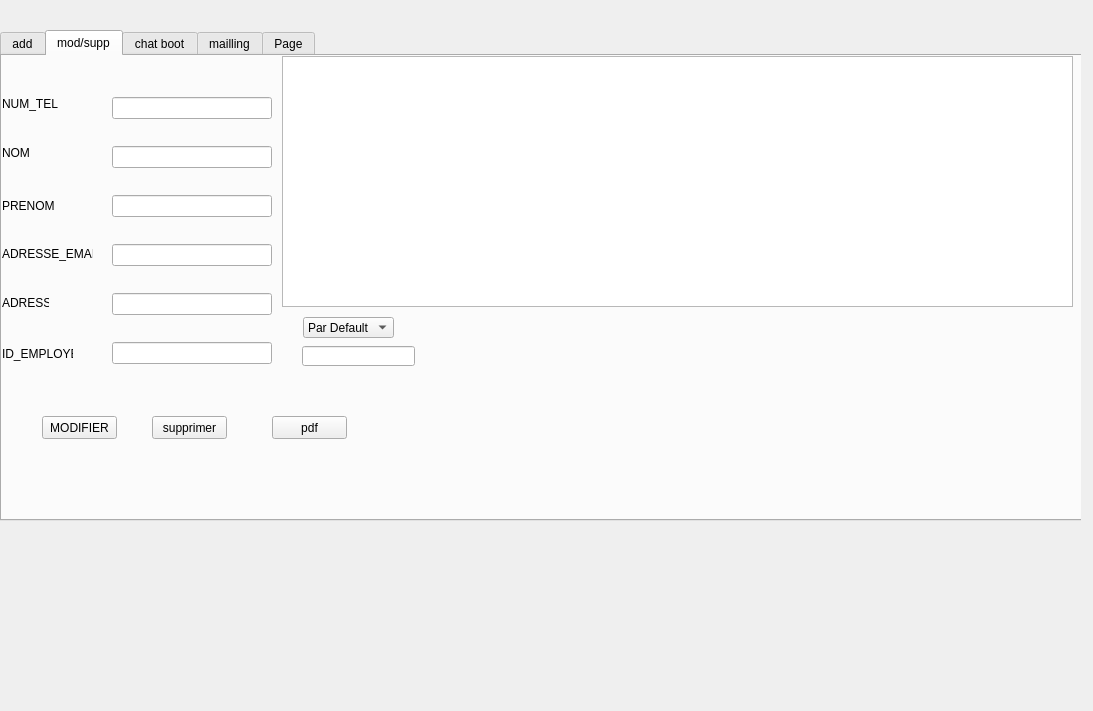
<?xml version="1.0" encoding="UTF-8"?>
<ui version="4.0">
 <class>EMPLOYES_P</class>
 <widget class="QWidget" name="EMPLOYES_P">
  <property name="geometry">
   <rect>
    <x>0</x>
    <y>0</y>
    <width>1093</width>
    <height>711</height>
   </rect>
  </property>
  <property name="windowTitle">
   <string>Form</string>
  </property>
  <widget class="QStackedWidget" name="stackedWidget">
   <property name="geometry">
    <rect>
     <x>-20</x>
     <y>20</y>
     <width>1101</width>
     <height>631</height>
    </rect>
   </property>
   <property name="currentIndex">
    <number>0</number>
   </property>
   <widget class="QWidget" name="page">
    <widget class="QTabWidget" name="AJOUTER">
     <property name="geometry">
      <rect>
       <x>20</x>
       <y>10</y>
       <width>1091</width>
       <height>491</height>
      </rect>
     </property>
     <property name="currentIndex">
      <number>1</number>
     </property>
     <widget class="QWidget" name="tab">
      <attribute name="title">
       <string>add</string>
      </attribute>
      <widget class="QTextBrowser" name="textBrowser">
       <property name="geometry">
        <rect>
         <x>-5</x>
         <y>-9</y>
         <width>771</width>
         <height>451</height>
        </rect>
       </property>
      </widget>
      <widget class="QPushButton" name="pb_AJOUTER">
       <property name="geometry">
        <rect>
         <x>270</x>
         <y>360</y>
         <width>75</width>
         <height>23</height>
        </rect>
       </property>
       <property name="text">
        <string>AJOUTER</string>
       </property>
      </widget>
      <widget class="QWidget" name="verticalLayoutWidget">
       <property name="geometry">
        <rect>
         <x>190</x>
         <y>110</y>
         <width>191</width>
         <height>241</height>
        </rect>
       </property>
       <layout class="QVBoxLayout" name="verticalLayout">
        <item>
         <widget class="QLineEdit" name="le_ID_EMPLOYES"/>
        </item>
        <item>
         <widget class="QLineEdit" name="le_NOM"/>
        </item>
        <item>
         <widget class="QLineEdit" name="le_PRENOM"/>
        </item>
        <item>
         <widget class="QLineEdit" name="le_ADRESSE_EMAIL"/>
        </item>
        <item>
         <widget class="QLineEdit" name="le_ADRESSE"/>
        </item>
        <item>
         <widget class="QLineEdit" name="le_NUM_TEL"/>
        </item>
       </layout>
      </widget>
      <widget class="QWidget" name="verticalLayoutWidget_2">
       <property name="geometry">
        <rect>
         <x>70</x>
         <y>110</y>
         <width>122</width>
         <height>241</height>
        </rect>
       </property>
       <layout class="QVBoxLayout" name="verticalLayout_2">
        <item>
         <widget class="QLabel" name="label_E">
          <property name="text">
           <string>ID_EMPLOYES</string>
          </property>
         </widget>
        </item>
        <item>
         <widget class="QLabel" name="label_4">
          <property name="text">
           <string>NOM</string>
          </property>
         </widget>
        </item>
        <item>
         <widget class="QLabel" name="label_5">
          <property name="text">
           <string>PRENOM</string>
          </property>
         </widget>
        </item>
        <item>
         <widget class="QLabel" name="label_6">
          <property name="text">
           <string>ADRESSE_EMAIL</string>
          </property>
         </widget>
        </item>
        <item>
         <widget class="QLabel" name="label_3">
          <property name="text">
           <string>ADRESSE</string>
          </property>
         </widget>
        </item>
        <item>
         <widget class="QLabel" name="label_2">
          <property name="text">
           <string>NUM_TEL</string>
          </property>
         </widget>
        </item>
       </layout>
      </widget>
     </widget>
     <widget class="QWidget" name="tab_3">
      <attribute name="title">
       <string>mod/supp</string>
      </attribute>
      <widget class="QTableView" name="tableView">
       <property name="geometry">
        <rect>
         <x>280</x>
         <y>0</y>
         <width>791</width>
         <height>251</height>
        </rect>
       </property>
       <property name="selectionBehavior">
        <enum>QAbstractItemView::SelectRows</enum>
       </property>
      </widget>
      <widget class="QLabel" name="label_9">
       <property name="geometry">
        <rect>
         <x>0</x>
         <y>140</y>
         <width>61</width>
         <height>20</height>
        </rect>
       </property>
       <property name="text">
        <string>PRENOM</string>
       </property>
      </widget>
      <widget class="QPushButton" name="pushButton_2">
       <property name="geometry">
        <rect>
         <x>40</x>
         <y>360</y>
         <width>75</width>
         <height>23</height>
        </rect>
       </property>
       <property name="text">
        <string>MODIFIER</string>
       </property>
      </widget>
      <widget class="QLabel" name="label_10">
       <property name="geometry">
        <rect>
         <x>0</x>
         <y>190</y>
         <width>91</width>
         <height>16</height>
        </rect>
       </property>
       <property name="text">
        <string>ADRESSE_EMAIL</string>
       </property>
      </widget>
      <widget class="QLabel" name="label_12">
       <property name="geometry">
        <rect>
         <x>0</x>
         <y>290</y>
         <width>71</width>
         <height>16</height>
        </rect>
       </property>
       <property name="text">
        <string>ID_EMPLOYES</string>
       </property>
      </widget>
      <widget class="QLabel" name="label_8">
       <property name="geometry">
        <rect>
         <x>0</x>
         <y>90</y>
         <width>47</width>
         <height>14</height>
        </rect>
       </property>
       <property name="text">
        <string>NOM</string>
       </property>
      </widget>
      <widget class="QLabel" name="label_7">
       <property name="geometry">
        <rect>
         <x>0</x>
         <y>40</y>
         <width>61</width>
         <height>16</height>
        </rect>
       </property>
       <property name="text">
        <string>NUM_TEL</string>
       </property>
      </widget>
      <widget class="QLabel" name="label_11">
       <property name="geometry">
        <rect>
         <x>0</x>
         <y>240</y>
         <width>47</width>
         <height>14</height>
        </rect>
       </property>
       <property name="text">
        <string>ADRESSE</string>
       </property>
      </widget>
      <widget class="QPushButton" name="pushButton">
       <property name="geometry">
        <rect>
         <x>150</x>
         <y>360</y>
         <width>75</width>
         <height>23</height>
        </rect>
       </property>
       <property name="text">
        <string>supprimer</string>
       </property>
      </widget>
      <widget class="QWidget" name="verticalLayoutWidget_3">
       <property name="geometry">
        <rect>
         <x>110</x>
         <y>20</y>
         <width>160</width>
         <height>311</height>
        </rect>
       </property>
       <layout class="QVBoxLayout" name="verticalLayout_3">
        <item>
         <widget class="QLineEdit" name="mod_NUM_TEL"/>
        </item>
        <item>
         <widget class="QLineEdit" name="mod_NOM"/>
        </item>
        <item>
         <widget class="QLineEdit" name="mod_PRENOM"/>
        </item>
        <item>
         <widget class="QLineEdit" name="mod_ADRESSE_EMAIL"/>
        </item>
        <item>
         <widget class="QLineEdit" name="mod_ADRESSE"/>
        </item>
        <item>
         <widget class="QLineEdit" name="mod_ID_EMPLOYES"/>
        </item>
       </layout>
      </widget>
      <widget class="QLineEdit" name="lineEdit">
       <property name="geometry">
        <rect>
         <x>-240</x>
         <y>20</y>
         <width>113</width>
         <height>20</height>
        </rect>
       </property>
      </widget>
      <widget class="QLineEdit" name="lineEdit_2">
       <property name="geometry">
        <rect>
         <x>300</x>
         <y>290</y>
         <width>113</width>
         <height>20</height>
        </rect>
       </property>
      </widget>
      <widget class="QPushButton" name="pushButton_4">
       <property name="geometry">
        <rect>
         <x>270</x>
         <y>360</y>
         <width>75</width>
         <height>23</height>
        </rect>
       </property>
       <property name="text">
        <string>pdf</string>
       </property>
      </widget>
      <widget class="QComboBox" name="comboBox">
       <property name="geometry">
        <rect>
         <x>301</x>
         <y>261</y>
         <width>91</width>
         <height>21</height>
        </rect>
       </property>
       <item>
        <property name="text">
         <string>Par Default</string>
        </property>
       </item>
       <item>
        <property name="text">
         <string>ID_EMPLOYES</string>
        </property>
       </item>
       <item>
        <property name="text">
         <string>NOM</string>
        </property>
       </item>
       <item>
        <property name="text">
         <string>PRENOM</string>
        </property>
       </item>
       <item>
        <property name="text">
         <string>ADRESSE_EMAIL</string>
        </property>
       </item>
       <item>
        <property name="text">
         <string>ADRESSE</string>
        </property>
       </item>
      </widget>
     </widget>
     <widget class="QWidget" name="tab_5">
      <attribute name="title">
       <string>chat boot</string>
      </attribute>
      <widget class="QPlainTextEdit" name="conv">
       <property name="geometry">
        <rect>
         <x>30</x>
         <y>10</y>
         <width>391</width>
         <height>281</height>
        </rect>
       </property>
      </widget>
      <widget class="QLineEdit" name="msgboot">
       <property name="geometry">
        <rect>
         <x>30</x>
         <y>290</y>
         <width>301</width>
         <height>31</height>
        </rect>
       </property>
      </widget>
      <widget class="QPushButton" name="sendboot">
       <property name="geometry">
        <rect>
         <x>330</x>
         <y>290</y>
         <width>93</width>
         <height>31</height>
        </rect>
       </property>
       <property name="text">
        <string>send</string>
       </property>
      </widget>
     </widget>
     <widget class="QWidget" name="tab_2">
      <attribute name="title">
       <string>mailling</string>
      </attribute>
      <widget class="QTextEdit" name="msg">
       <property name="geometry">
        <rect>
         <x>148</x>
         <y>126</y>
         <width>651</width>
         <height>291</height>
        </rect>
       </property>
       <property name="placeholderText">
        <string>type your message here ...</string>
       </property>
      </widget>
      <widget class="QPushButton" name="browseBtn">
       <property name="geometry">
        <rect>
         <x>725</x>
         <y>89</y>
         <width>75</width>
         <height>24</height>
        </rect>
       </property>
       <property name="text">
        <string>Browse ...</string>
       </property>
      </widget>
      <widget class="QLineEdit" name="rcpt">
       <property name="geometry">
        <rect>
         <x>148</x>
         <y>20</y>
         <width>491</width>
         <height>21</height>
        </rect>
       </property>
       <property name="placeholderText">
        <string>recipient</string>
       </property>
      </widget>
      <widget class="QLineEdit" name="subject">
       <property name="geometry">
        <rect>
         <x>148</x>
         <y>54</y>
         <width>651</width>
         <height>16</height>
        </rect>
       </property>
       <property name="placeholderText">
        <string>subject</string>
       </property>
      </widget>
      <widget class="QPushButton" name="sendBtn">
       <property name="geometry">
        <rect>
         <x>148</x>
         <y>420</y>
         <width>651</width>
         <height>23</height>
        </rect>
       </property>
       <property name="text">
        <string>Send</string>
       </property>
      </widget>
      <widget class="QLineEdit" name="file">
       <property name="geometry">
        <rect>
         <x>148</x>
         <y>90</y>
         <width>571</width>
         <height>23</height>
        </rect>
       </property>
       <property name="placeholderText">
        <string>attachement here</string>
       </property>
      </widget>
      <widget class="QLineEdit" name="mail_pass">
       <property name="geometry">
        <rect>
         <x>660</x>
         <y>20</y>
         <width>141</width>
         <height>20</height>
        </rect>
       </property>
       <property name="echoMode">
        <enum>QLineEdit::Password</enum>
       </property>
       <property name="placeholderText">
        <string>your mail password</string>
       </property>
      </widget>
     </widget>
     <widget class="QWidget" name="tab_4">
      <attribute name="title">
       <string>Page</string>
      </attribute>
      <widget class="QWidget" name="verticalLayoutWidget_4">
       <property name="geometry">
        <rect>
         <x>230</x>
         <y>60</y>
         <width>181</width>
         <height>181</height>
        </rect>
       </property>
       <layout class="QVBoxLayout" name="verticalLayout_4">
        <item>
         <widget class="QLineEdit" name="idE"/>
        </item>
        <item>
         <widget class="QLineEdit" name="code"/>
        </item>
        <item>
         <widget class="QPushButton" name="pushButton_3">
          <property name="text">
           <string>Ouvrir</string>
          </property>
         </widget>
        </item>
       </layout>
      </widget>
     </widget>
    </widget>
   </widget>
   <widget class="QWidget" name="page_2">
    <widget class="QLineEdit" name="le_mail">
     <property name="geometry">
      <rect>
       <x>570</x>
       <y>90</y>
       <width>113</width>
       <height>20</height>
      </rect>
     </property>
    </widget>
    <widget class="QLineEdit" name="le_motdepasse">
     <property name="geometry">
      <rect>
       <x>570</x>
       <y>140</y>
       <width>113</width>
       <height>20</height>
      </rect>
     </property>
    </widget>
    <widget class="QPushButton" name="login">
     <property name="geometry">
      <rect>
       <x>850</x>
       <y>200</y>
       <width>75</width>
       <height>23</height>
      </rect>
     </property>
     <property name="text">
      <string>login</string>
     </property>
    </widget>
   </widget>
   <widget class="QWidget" name="page_3"/>
  </widget>
 </widget>
 <resources/>
 <connections/>
</ui>
